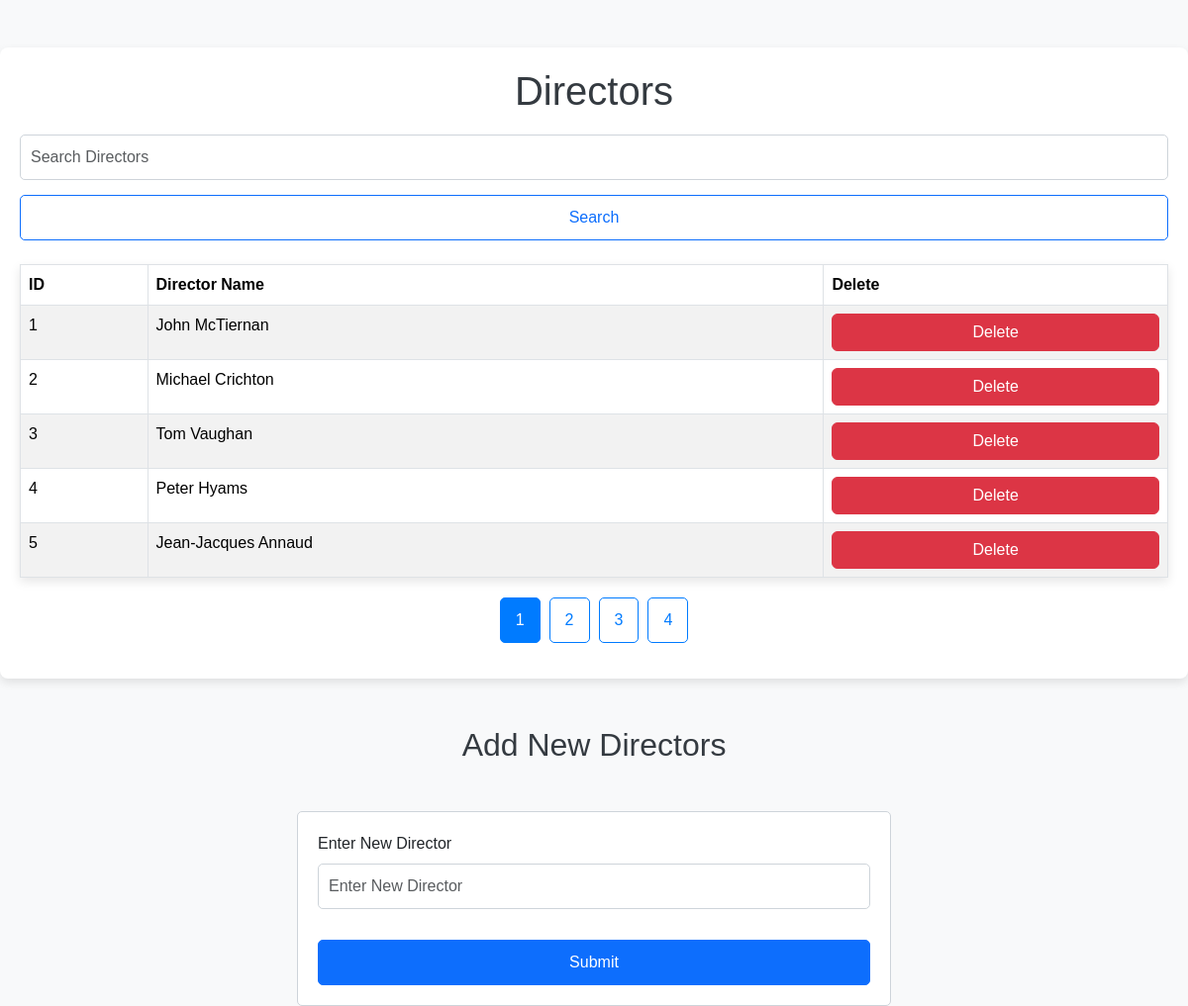
Page /admin/directors.php (signed in) on the committed database.
### tables this page shows
CREATE TABLE `directors` (
  `DirectorID` int(11) NOT NULL,
  `DirectorName` varchar(60) NOT NULL
);

### admin/directors.php (the view, shortened to what this page needs)
<?php
require_once("../connection.php");
$limit = 5;
$page = isset($_GET['page']) && is_numeric($_GET['page']) ? $_GET['page'] : 1;
$offset = ($page - 1) * $limit;
$search = isset($_GET['search']) ? trim($_GET['search']) : '';
$sql = "SELECT * FROM directors
        WHERE DirectorName LIKE :search
        LIMIT :limit OFFSET :offset";
$stmt = $pdo->prepare($sql);
$searchTerm = "%$search%";
$stmt->bindParam(':search', $searchTerm, PDO::PARAM_STR);
$stmt->bindParam(':limit', $limit, PDO::PARAM_INT);
$stmt->bindParam(':offset', $offset, PDO::PARAM_INT);
$stmt->execute();
$directors = $stmt->fetchAll(PDO::FETCH_ASSOC);
$sqlTotal = "SELECT COUNT(*) as total FROM directors WHERE DirectorName LIKE :search";
$stmtTotal = $pdo->prepare($sqlTotal);
$stmtTotal->bindParam(':search', $searchTerm, PDO::PARAM_STR);
$stmtTotal->execute();
$totalDirectors = $stmtTotal->fetch(PDO::FETCH_ASSOC)['total'];
$totalPages = ceil($totalDirectors / $limit);
?>
<!DOCTYPE html>
<html lang="en">
<head>
    <link href="https://cdn.jsdelivr.net/npm/bootstrap@5.3.3/dist/css/bootstrap.min.css" rel="stylesheet">
</head>
<body>
    <div class="container my-5">
        <h1 class="text-center">Directors</h1>
        <form class="d-flex mb-4" method="GET">
            <input class="form-control me-2" type="search" name="search" value="<?= htmlspecialchars($search) ?>" placeholder="Search Directors">
            <button class="btn btn-outline-primary" type="submit">Search</button>
        </form>
        <?php if (!$directors): ?>
            <h3 class="text-center text-danger">No Directors Found</h3>
        <?php else: ?>
            <table class="table table-striped">
                <thead>
                    <tr>
                        <th>ID</th>
                        <th>Director Name</th>
                        <th>Delete</th>
                    </tr>
                </thead>
                <tbody>
                    <?php foreach ($directors as $director): ?>
                        <tr>
                            <td><?= $director['DirectorID'] ?></td>
                            <td><?= htmlspecialchars($director['DirectorName']) ?></td>
                            <td>
                                <form action="actions/deleteDirector.php" method="post">
                                    <input class="btn btn-danger" type="submit" value="Delete">
                                </form>
                            </td>
                        </tr>
                    <?php endforeach; ?>
                </tbody>
            </table>
        <?php endif; ?>
        <?php if ($totalPages > 1): ?>
            <nav>
                <ul class="pagination justify-content-center">
                    <?php for ($i = 1; $i <= $totalPages; $i++): ?>
                        <li class="page-item <?= $i == $page ? 'active' : '' ?>">
                            <a class="page-link" href="?page=<?= $i ?>&search=<?= htmlspecialchars($search) ?>"><?= $i ?></a>
                        </li>
                    <?php endfor; ?>
                </ul>
            </nav>
        <?php endif; ?>
    </div>
        <h2 class="text-center my-5">Add New Directors</h2>
        <form action="actions/addDirectors.php" method="POST" class="w-50 mx-auto">
            <div class="mb-3">
                <label for="categoryInput" class="form-label">Enter New Director</label>
                <input name="directors" type="text" class="form-control" id="directorInput" placeholder="Enter New Director">
            </div>
            <button type="submit" class="btn btn-primary w-100">Submit</button>
        </form>
</body>
</html>

### admin/directors.php (style rules this page uses)
body { font-family: Arial, sans-serif; background-color: #f8f9fa; margin: 0; padding: 0; }
.container { max-width: 1200px; margin: 0 auto; padding: 20px; background: #ffffff; box-shadow: 0px 4px 10px rgba(0, 0, 0, 0.1); border-radius: 8px; }
h1, h2 { text-align: center; margin-bottom: 20px; color: #343a40; }
form { display: flex; flex-direction: column; gap: 15px; }
input.form-control { padding: 10px; border-radius: 5px; border: 1px solid #ced4da; }
button.btn { padding: 10px; font-size: 16px; border-radius: 5px; }
table { width: 100%; border-collapse: collapse; margin: 20px 0; box-shadow: 0px 4px 10px rgba(0, 0, 0, 0.1); }
table thead tr { background-color: #007bff; color: white; }
table th, table td { padding: 10px 15px; text-align: left; border: 1px solid #dee2e6; }
table tbody tr:nth-child(odd) { background-color: #f9f9f9; }
.pagination { display: flex; justify-content: center; margin-top: 20px; }
.pagination .page-item { margin: 0 5px; }
.pagination .page-item .page-link { color: #007bff; padding: 10px 15px; border-radius: 5px; border: 1px solid #007bff; text-decoration: none; }
.pagination .page-item.active .page-link { background-color: #007bff; color: white; border-color: #007bff; }
form.w-50 { margin-top: 30px; border: 1px solid #ced4da; border-radius: 5px; padding: 20px; background-color: #ffffff; }

### rows in the picture
directors: DirectorID "1", DirectorName "John McTiernan"
directors: DirectorID "2", DirectorName "Michael Crichton"
directors: DirectorID "3", DirectorName "Tom Vaughan"
directors: DirectorID "4", DirectorName "Peter Hyams"
directors: DirectorID "5", DirectorName "Jean-Jacques Annaud"
